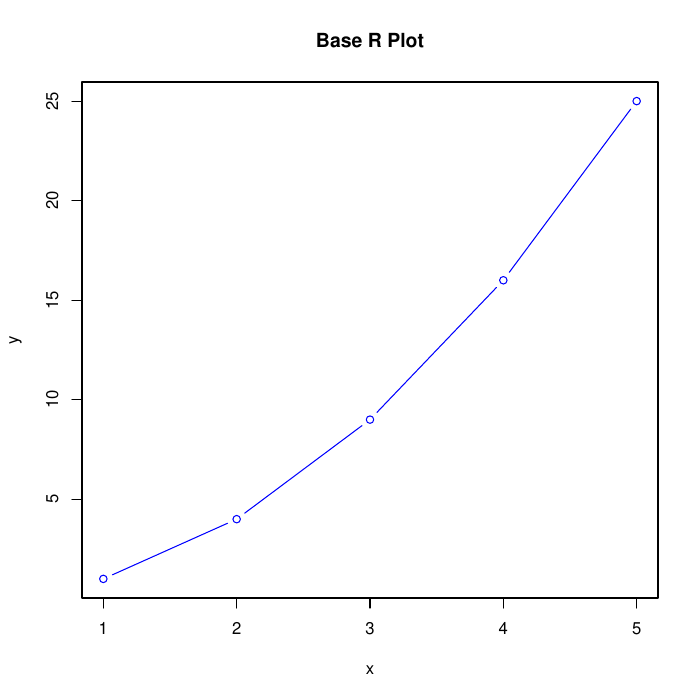

Source code (R):
pdf("plotting.pdf")
x <- 1:5    #create vector 1,2,3,4,5
y <- x^2    # square each value of x
plot(x,y, type = "b", col = "blue", main = "Base R Plot")
# type=b means both line and point, col=blue means point/line color is blue and main adds a plot title